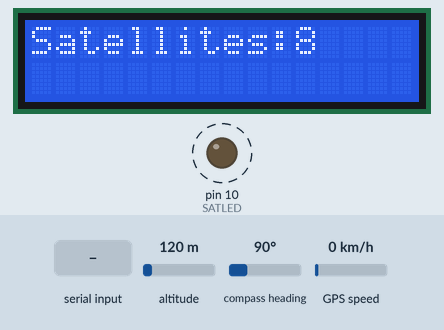
Recording of a sketch running on a simulated Arduino Leonardo, built with avr-gcc and run on an emulated ATmega32U4. Parts: 16×2 character LCD, output pins drawn as LEDs (lit = HIGH). Dashed ring = blinking. The inputs (shaded band) are chosen by the test bench; at power-on: altitude 120 m, compass heading 90°, GPS speed 0 km/h. The GPS gets a fix after 3 s at 37.7749, -122.4194 with 8 satellites; what the sketch prints to the serial monitor is not drawn.

Above: at 4.9 s.
5.0 s: altitude set to 20 m
8.8 s: "1" received over the second serial link
11.0 s: compass heading set to 269°
Timing chart, 0 to 20.0 s (numbered marks = the images above; inputs shaded):
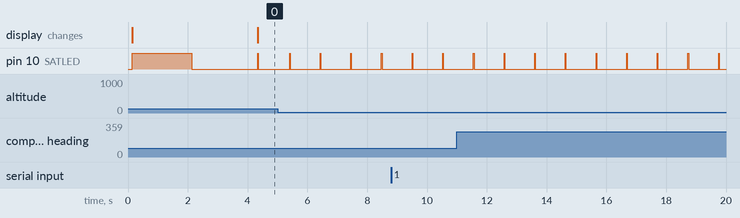

Measured:
- by itself, pin 10 (SATLED): alternates HIGH for 0.02 s and LOW for 1.0 s

The sketch:

Ublox.ino
```cpp
//
// programing of the u-blox 7m module from Arduino for timepulse TP-5
// hex was taken from u-center software configuration view
//
//
// plus, flashing LED connected to pin 10 indicates when enough sat's in view
// u-blox module to connect o 3 and 4 for using soft serial of Arduino
// CT2GQV 2019 mixing multiple libs and examples.


// copy code from the image because blogger screws completely any attempt of including the includes...
//Writen for pro micro
//These proved to be usefull
//http://arduino.stackexchange.com/questions/1471/arduino-pro-micro-get-data-out-of-tx-pin
//https://forum.sparkfun.com/viewtopic.php?f=32&t=38889&sid=8178cdb38005ff33cc380a5da34fb583&start=15


#include <SoftwareSerial.h>

//SoftwareSerial lcd(10, 11); //RX (not used), TX


#include "TinyGPS.h"
//#include "si5351.h"
//S15351 s15351;12c 0x60
#include <Wire.h>
#include <LiquidCrystal.h>

int SATLED = 10;  // for showing we have satelites
int sats = 0 ;

TinyGPS gps;

SoftwareSerial sslcd(11,10); // RX, TX

//LiquidCrystal lcd(8, 9, 4, 5, 6, 7);
const int rs = 8, en = 9, d4 = 4, d5 = 5, d6 = 6, d7 = 7;
LiquidCrystal lcd(rs, en, d4, d5, d6, d7);


//LiquidCrystal_I2C lcd(0x27,2,1, 0, 4,5, 6,7) ;  // 4 = SDA 5 = SCL ???
//LiquidCrystal_I2C lcd(0x27,2,1, 0, 4,5, 6,7) ;  // 0x27 = Adr. 2=En  1 =RW  0=Rs  4= D4 5=D5  6=D6   7= D7  Backlightpin , t_backlighPol pol = POSITIVE


const char UBLOX_INIT[] PROGMEM = {


// the actual programing string, uncoment for the one needed. 10Mhz, 2.5Mhz, 24Mhz or 2Mhz
// any frequency not integer divide of 48Mhz will have some jitter since module reference is 48. Best use is for 24 or 2 Mhz

/*
 //*** CFG-TP5 1Hz / 10Mhz sync
  0xB5, 0x62, 0x06, 0x31, 0x20, 0x00, 0x00, 0x01, 0x00, 0x00, 0x00, 0x00, 0x00, 0x00, 0x01, 0x00, 0x00, 0x00, 0x80, 0x96,
  0x98, 0x00, 0x00, 0x00, 0x00, 0x80, 0x00, 0x00, 0x00, 0x80, 0x00, 0x00, 0x00, 0x00, 0x6F, 0x08, 0x00, 0x00, 0x7E, 0xA8,
*/

/*
  //*** CFG-TP5 1Hz / 10Mhz no sync 50ms cable delay

  0xB5, 0x62, 0x06, 0x31, 0x20, 0x00, 0x00, 0x01, 0x00, 0x00, 0x32, 0x00, 0x00, 0x00, 0x01, 0x00, 0x00, 0x00, 0x80, 0x96, 0x98, 0x00,
  0x00, 0x00, 0x00, 0x80, 0x00, 0x00, 0x00, 0x80, 0x00, 0x00, 0x00, 0x00, 0x6F, 0x00, 0x00, 0x00, 0xA8, 0x08,
*/

/*
  //*** CFG-TP5 1Hz / 24 Mhz no sync 0ms cable delay
  0xB5, 0x62, 0x06, 0x31, 0x20, 0x00, 0x00, 0x01, 0x00, 0x00, 0x00, 0x00, 0x00, 0x00, 0x01, 0x00, 0x00, 0x00, 0x00, 0x36, 0x6E, 0x01,
  0x00, 0x00, 0x00, 0x80, 0x00, 0x00, 0x00, 0x80, 0x00, 0x00, 0x00, 0x00, 0x6F, 0x00, 0x00, 0x00, 0x6D, 0x8D,
*/

/*
 //*** CFG-TP5 1Hz / 2.5Mhz no sync 50ms cable delay
  0xB5, 0x62, 0x06, 0x31, 0x20, 0x00, 0x00, 0x01, 0x00, 0x00, 0x32, 0x00, 0x00, 0x00, 0x01, 0x00, 0x00, 0x00, 0xA0, 0x25, 0x26, 0x00,
  0x00, 0x00, 0x00, 0x80, 0x00, 0x00, 0x00, 0x80, 0x00, 0x00, 0x00, 0x00, 0x6F, 0x00, 0x00, 0x00, 0xE5, 0x21,
*/


// *********  Nur dieses grad ausgewählt
  // CFG-TP5 1Hz / 2 Mhz no sync 50ms cable delay
  0xB5,0x62,// header
  0x06,0x31,// time pulse get/set  Time Pulse Parameters
  0x20,// lenght 32
  0x00,// tpIdx time pulse selection >>> 0 = timepulse1 , 1 = timepulse2  (U1 Char)
  0x00,// reserved0 U1
  0x01, 0x00,// reserved1 U2
  0x00, 0x32,// antCableDelay ns
  0x00, 0x00,// rf group delay in nS I2
  0x00, 0x01, 0x00, 0x00,// Frequency or period time, depending on setting of bit 'isFreq'
  0x00, 0x80, 0x84, 0x1E,// freqPeriodLoc  Frequency or period time when locked to GPS time, only used if 'lockedOtherSet' is set
  0x00,0x00, 0x00, 0x00,// pulselenRatio  , Pulse length or duty cycle, depending on 'isLength'
  0x80, 0x00, 0x00, 0x00,// pulselenRatio , Pulse length or duty cycle when locked to GPS time, only used if 'lockedOtherSet' is set
  0x80, 0x00, 0x00, 0x00,// userConfigDelay ns  User configurable time pulse delay
  0x00, 0x6F, 0x00, 0x00,// flags - page 135 u-blox 7 Receiver Description Including Protocol Specification V14.pdf
  0x00, 0x1C, 0x1E,

// Flags
// 0 = Active  , if set enable time pulse; if pin assigned to another function, other function takes precedence
// 1 = LockGpsFreq , if set synchronize time pulse to GPS as soon as GPS time is valid, otherwise use local clock
// 2 = lockedOtherSet , if set use 'freqPeriodLock' and 'pulseLenRatioLock' as soon as GPS time is valid and 'freqPeriod' and 'pulseLenRatio' if GPS time is invalid,
//                       if flag is cleared 'freqPeriod' and 'pulseLenRatio' used regardless of GPS time
// 3 = isFreq ,  if set 'freqPeriodLock' and 'freqPeriod' interpreted as frequency, otherwise interpreted as period
// 4 = isLength , if set 'pulseLenRatioLock' and 'pulseLenRatio' interpreted as pulse length, otherwise interpreted as duty cycle
// 5 = alignToTow , align pulse to top of second (period time must be integer fraction of 1s)
// 6 = polarity , pulse polarity: 0 = falling edge at top of second 1 = rising edge at top of second
// 7 = gridUtcGps , timegrid to use: 0 = UTC  1 = GPS

/*
  //*** UBX-CFG-TP5 parameters (not fully complete)
  0xB5, 0x62, // header
  0x06, 0x31, // time pulse get/set
  0x20,  // lenght 32
  0x00, // tpIdx time pulse selection = 0 = timepulse, 1 = timepulse2  (U1 Char)
  0x00,  // reserved0 U1
  0x01, 0x00, // reserved1 U2
  0x00, 0x32, // antCableDelay ns
  0x00, 0x00, // rf group delay I2
  0x00, 0x90, 0xD0, 0x03, // freqPeriod
  0x00, 0x40, 0x42, 0x0F, // freqPeriodLoc
  0x00, 0xF0, 0x49, 0x02, // pulselenRatio
  0x00, 0x60, 0xAE, 0x0A, // pulselenRatio
  0x00, 0x00, 0x00, 0x00, // userConfigDelay ns
  0x00, 0x77, 0x00, 0x00, // flags - page 135 u-blox 7 Receiver Description Including Protocol Specification V14.pdf
  0x00, 0x48, 0x65,
*/

};

void setup()
{
 //pinMode(9, OUTPUT);
  //digitalWrite(9, HIGH);
  Serial.begin(9600);
  while (!Serial) {
    ; // wait for serial port to connect. Needed for native USB port only
  } //Endwhile
 Serial1.begin(9600);

 lcd.begin(16, 2); // two 16 characters lines
 lcd.display();


  Serial.println("= sent init string to GPS =");
  lcd.setCursor(0, 0); lcd.print("NO DATA   ");


  lcd.begin(16, 2);                           // LCD set for 16 by 2 display
 lcd.display();

  //lcd.setBacklightPin(3,POSITIVE);            // (BL, BL_POL)
 // lcd.setBacklight(HIGH);                     // LCD backlight turned ON

  lcd.setCursor(0, 0);                        //


  pinMode(SATLED, OUTPUT); // to indicate we have enough satelites
  digitalWrite(SATLED, HIGH);
  delay(2000);
  digitalWrite(SATLED, LOW);

// actual u-blox 7m programing
   for(int i = 0; i < sizeof(UBLOX_INIT); i++) {
  Serial1.write( pgm_read_byte(UBLOX_INIT+i) );
    delay(5); // simulating a 38400baud pace (or less), otherwise commands are not accepted by the device.
  }
// ends here


} // End setup


void loop()
{
  bool newData = false;
  unsigned long chars;
  unsigned short sentences, failed;

  // For one second we parse GPS data and report some key values
  for (unsigned long start = millis(); millis() - start < 1000;)
  {
    while (Serial1.available())
    {
      char c = Serial1.read();
      Serial.write(c); // uncomment this line if you want to see the GPS data flowing
      if (gps.encode(c)) // Did a new valid sentence come in?
        newData = true;
    }
  }

  if (newData)
  {
    float flat, flon;
    unsigned long age;
    gps.f_get_position(&flat, &flon, &age);
    Serial.print("LAT=");
    Serial.print(flat == TinyGPS::GPS_INVALID_F_ANGLE ? 0.0 : flat, 6);
    Serial.print(" LON=");
    Serial.print(flon == TinyGPS::GPS_INVALID_F_ANGLE ? 0.0 : flon, 6);
    Serial.print(" SAT=");
    Serial.print(gps.satellites() == TinyGPS::GPS_INVALID_SATELLITES ? 0 : gps.satellites());
    sats = gps.satellites();
    lcd.setCursor(0, 0); lcd.print("Satellites:");lcd.print(sats);
    if (sats >= 3){digitalWrite(SATLED, HIGH); delay(20);digitalWrite(SATLED, LOW );};
    //if (sats < 3 ){digitalWrite(SATLED, LOW );};
    Serial.print(" PREC=");
    Serial.print(gps.hdop() == TinyGPS::GPS_INVALID_HDOP ? 0 : gps.hdop());
  }

  gps.stats(&chars, &sentences, &failed);
 if (chars == 0)
    Serial.println("** No characters received from GPS: check wiring **");
}
```
